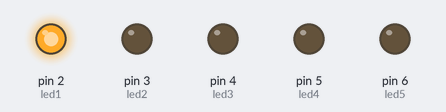
This sketch was run on a simulated Arduino Uno, built with avr-gcc and run on an emulated ATmega328P. Parts: output pins drawn as LEDs (lit = HIGH).

Above: at 0.2 s.
At 1.2 s:
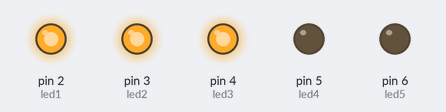
At 2.2 s:
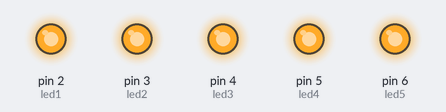
At 2.7 s:
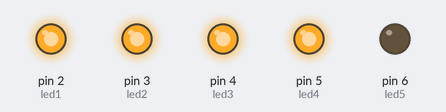
At 4.7 s:
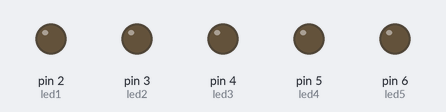
At 5.7 s:
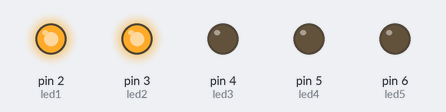
Timing chart, 0 to 6.5 s (numbered marks = the images above):
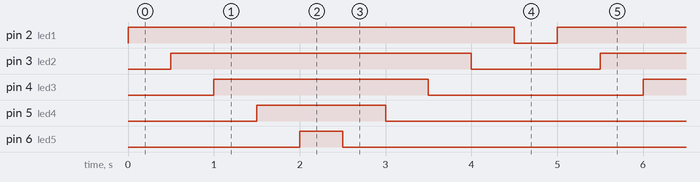

The sketch:

Karasimsek.ino
```cpp
const int led1= 2;
const int led2= 3;
const int led3= 4;
const int led4= 5;
const int led5= 6;

void setup() {
  pinMode(led1,OUTPUT);
  pinMode(led2,OUTPUT);
  pinMode(led3,OUTPUT);
  pinMode(led4,OUTPUT);
  pinMode(led5,OUTPUT);


}

void loop() {
digitalWrite(2,HIGH);
delay(500);
digitalWrite(3,HIGH);
delay(500);
digitalWrite(4,HIGH);
delay(500);
digitalWrite(5,HIGH);
delay(500);
digitalWrite(6,HIGH);
delay(500);

digitalWrite(6,LOW);
delay(500);
digitalWrite(5,LOW);
delay(500);
digitalWrite(4,LOW);
delay(500);
digitalWrite(3,LOW);
delay(500);
digitalWrite(2,LOW);
delay(500);


}
```

Measured:
- by itself, pin 2 (led1): alternates HIGH for 4.5 s and LOW for 0.50 s
- by itself, pin 3 (led2): alternates HIGH for 3.5 s and LOW for 1.5 s
- by itself, pin 4 (led3): alternates HIGH for 2.5 s and LOW for 2.5 s
- by itself, pin 5 (led4): alternates HIGH for 1.5 s and LOW for 3.5 s
- by itself, pin 6 (led5): alternates HIGH for 0.50 s and LOW for 4.5 s
